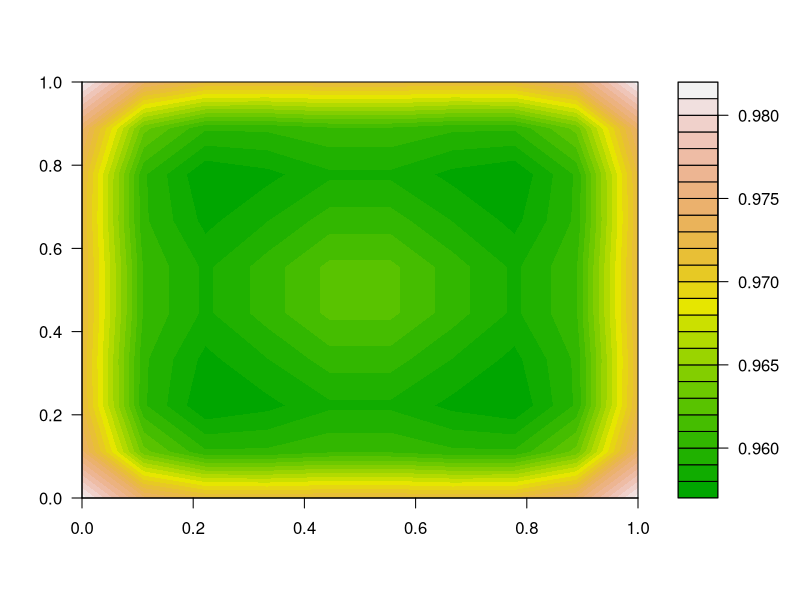

Reproduce this figure in R.
library(deSolve)


### Name: ode.3D
### Title: Solver for 3-Dimensional Ordinary Differential Equations
### Aliases: ode.3D
### Keywords: math

### ** Examples

## =======================================================================
## Diffusion in 3-D; imposed boundary conditions
## =======================================================================
diffusion3D <- function(t, Y, par) {

  ## function to bind two matrices to an array
  mbind <- function (Mat1, Array, Mat2, along = 1) {
    dimens <- dim(Array) + c(0, 0, 2)
    if (along == 3)
      array(dim = dimens, data = c(Mat1, Array, Mat2))
    else if (along == 1)
      aperm(array(dim = dimens,
        data=c(Mat1, aperm(Array, c(3, 2, 1)), Mat2)), c(3, 2, 1))
    else if (along == 2)
      aperm(array(dim = dimens,
        data = c(Mat1, aperm(Array, c(1, 3, 2)), Mat2)), c(1, 3, 2))
  }

  yy  <- array(dim=c(n, n, n), data = Y)      # vector to 3-D array
  dY  <- -r*yy                                # consumption
  BND <- matrix(nrow = n, ncol = n, data = 1) # boundary concentration

  ## diffusion in x-direction
  ## new array including boundary concentrations in X-direction
  BNDx <- mbind(BND, yy, BND, along = 1)
  ## diffusive Flux
  Flux <- -Dx * (BNDx[2:(n+2),,] - BNDx[1:(n+1),,])/dx
  ## rate of change = - flux gradient
  dY[] <- dY[] - (Flux[2:(n+1),,] - Flux[1:n,,])/dx

  ## diffusion in y-direction
  BNDy <- mbind(BND, yy, BND, along = 2)
  Flux <- -Dy * (BNDy[,2:(n+2),] - BNDy[,1:(n+1),])/dy
  dY[] <- dY[] - (Flux[,2:(n+1),] - Flux[,1:n,])/dy

  ## diffusion in z-direction
  BNDz <- mbind(BND, yy, BND, along = 3)
  Flux <- -Dz * (BNDz[,,2:(n+2)] - BNDz[,,1:(n+1)])/dz
  dY[] <- dY[] - (Flux[,,2:(n+1)] - Flux[,,1:n])/dz

  return(list(as.vector(dY)))
}

## parameters
dy <- dx <- dz <-1   # grid size
Dy <- Dx <- Dz <-1   # diffusion coeff, X- and Y-direction
r  <- 0.025          # consumption rate

n  <- 10
y  <- array(dim=c(n,n,n),data=10.)

## use lsodes, the default (for n>20, Runge-Kutta more efficient)
print(system.time(
  RES <- ode.3D(y, func = diffusion3D, parms = NULL, dimens = c(n, n, n),
                times = 1:20, lrw = 120000, atol = 1e-10,
                rtol = 1e-10, verbose = TRUE)
))

y <- array(dim = c(n, n, n), data = RES[nrow(RES), -1])
filled.contour(y[, , n/2], color.palette = terrain.colors)

summary(RES)

## Not run: 
##D for (i in 2:nrow(RES)) {
##D   y <- array(dim=c(n,n,n),data=RES[i,-1])
##D   filled.contour(y[,,n/2],main=i,color.palette=terrain.colors)
##D }
## End(Not run)
